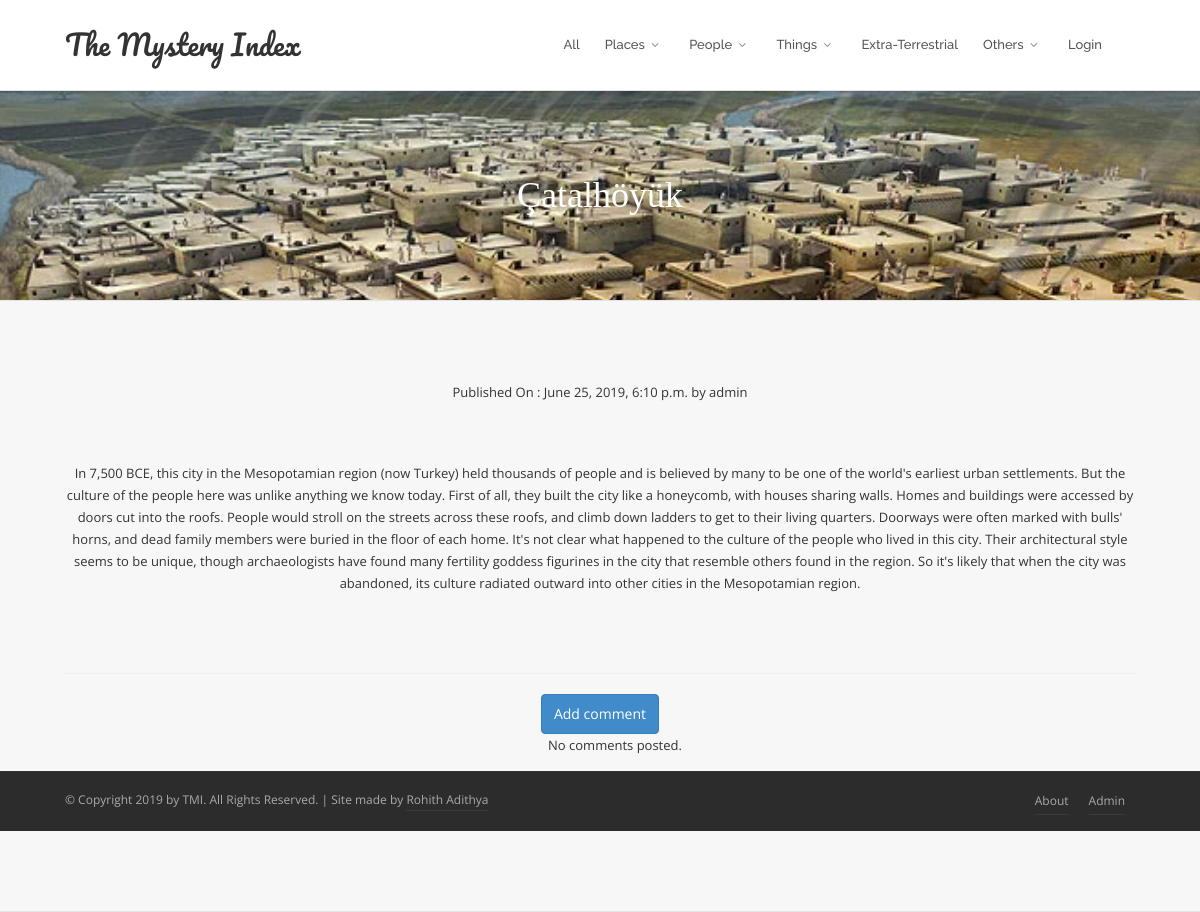
Screenshot of /post/21 with the database file from the repository.
### blog/models.py (models this page shows, shortened)
class Post(models.Model):
    author = models.ForeignKey('auth.User',on_delete=models.CASCADE)
    title = models.CharField(max_length=200)
    category = models.ForeignKey('blog.Categories',related_name='category',on_delete=models.CASCADE)
    text = models.TextField()
    image = models.ImageField(upload_to='posts')
    create_date = models.DateTimeField(default=timezone.now)
    published_date = models.DateTimeField(blank=True,null=True)

### blog/views.py (the view)
# urls.py: path('post/<int:pk>', views.PostDetailView.as_view(), name='post_detail'),
class PostDetailView(DetailView):
    model = Post

### blog/templates/blog/post_detail.html (shortened to what this page needs)
{% extends 'blog/base.html' %}
{% load static %}
{% block content %}
<div class="v-parallax v-bg-stylish v-bg-stylish-v10" id="download" style="background-image: url({% static post.image.url %});">
  <div class="container">
    <div class="row center">
      <div class="col-sm-12">
        <div class="v-content-wrapper">
            <p class="v-smash-text-large-2x">
                <span>{{ post.title }}</span>
            </p>
        </div>
      </div>
    </div>
  </div>
</div>
<div class="v-parallax v-bg-stylish v-bg-stylish-v4 no-shadow" id="posts">
    <div class="container">
        <div class="row center">
            <div class="col-sm-12">
        {% if post.published_date %}
            <div class="date postdate">
              Published On :  {{ post.published_date }} by {{post.author}}
            </div>
              <br>
              <br>
        {% else %}
            <a class="btn btn-warning" href="{% url 'post_publish' pk=post.pk %}">Publish</a>
        {% endif %}
  <p class='postcontent' >{{ post.text|safe|linebreaksbr }}</p>
    <br>
<br>
  <hr>
  <a class="btn btn-primary btn-comment" href="{% url 'add_comment_to_post' pk=post.pk %}">Add comment</a>
  <div class="container">
  {% for comment in post.comments.all %}
  <br>
      {% if user.is_authenticated or comment.approved_comment %}
              {{ comment.created_date }}
              {% if not comment.approved_comment %}
                  <a class="btn btn-primary" href="{% url 'comment_remove' pk=comment.pk %}"><span class="fa fa-remove"></span></a>
                  <a class="btn btn-primary" href="{% url 'comment_approve' pk=comment.pk %}"><span class="fa fa-check"></span></a>
              {% endif %}
          <p>{{ comment.text|safe|linebreaks }}</p>
          <p>Posted by: <strong>{{ comment.author }}</strong></p>
      {% endif %}
  {% empty %}
      <p>No comments posted.</p>
  {% endfor %}
</div>
        </div>
      </div>
    </div>
{% endblock %}

### blog/static/css/v-nav-menu.css (style rules this page uses)
body.no-page-top { background: #EDEFF2; }
body { padding-top: 90px; }

### blog/static/css/v-bg-stylish.css (style rules this page uses)
.v-bg-stylish.v-bg-stylish-v4 { background-color: #f7f7f7; border-color: #e4e4e4; }
.v-bg-stylish.v-bg-stylish-v4, .v-bg-stylish.v-bg-stylish-v4 h1, .v-bg-stylish.v-bg-stylish-v4 h2, .v-bg-stylish.v-bg-stylish-v4 h3, .v-bg-stylish.v-bg-stylish-v4 h3, .v-bg-stylish.v-bg-stylish-v4 h4, .v-bg-stylish.v-bg-stylish-v4 h5, .v-bg-stylish.v-bg-stylish-v4 h6, .v-bg-stylish-v4 .carousel-wrap > a { color: #333; }
.v-bg-stylish.v-bg-stylish-v10 { background-color: #25CBF5; }
.v-bg-stylish.v-bg-stylish-v10, .v-bg-stylish.v-bg-stylish-v10 h1, .v-bg-stylish.v-bg-stylish-v10 h2, .v-bg-stylish.v-bg-stylish-v10 h3, .v-bg-stylish.v-bg-stylish-v10 h3, .v-bg-stylish.v-bg-stylish-v10 h4, .v-bg-stylish.v-bg-stylish-v10 h5, .v-bg-stylish.v-bg-stylish-v10 h6, .v-bg-stylish-v10 .carousel-wrap > a { color: #ffffff; }

### blog/static/css/v-shortcodes.css (style rules this page uses)
.btn { padding: 9px 12px; outline:none !important; }
.v-parallax { padding-top: 80px !important; padding-bottom: 80px !important; overflow: hidden; position: relative; width: 100%; background-attachment: fixed; -moz-background-size: cover; -webkit-background-size: cover; background-size: cover; background-repeat: no-repeat; background-position: center center; }
.v-parallax .v-content-wrapper { position: relative; z-index: 5; }
.v-parallax .v-content-wrapper p:last-child { margin-bottom: 0; }

### blog/static/css/custom.css (style rules this page uses)
@media (min-width: 1200px) { .container { width: 1100px; } }

### blog/templates/blog/base.html (style rules this page uses)
* { box-sizing: border-box; }

### rows the page displays
Post: image (picture), title "Çatalhöyük", published_date "June 25, 2019, 6:10 p.m.", author "admin", text "In 7,500 BCE, this city in the Mesopotamian region (now Turkey) held thousands of people and is believed by many to be one of the world's earliest urban settlements. But the culture of the people here was unlike anything we know today. First of all, they built the city like a honeycomb, with houses sharing walls. Homes and buildings were accessed by doors cut into the roofs. People would stroll on the streets across these roofs, and climb down ladders to get to their living quarters. Doorways were often marked with bulls' horns, and dead family members were buried in the floor of each home. It's not clear what happened to the culture of the people who lived in this city. Their architectural…"
